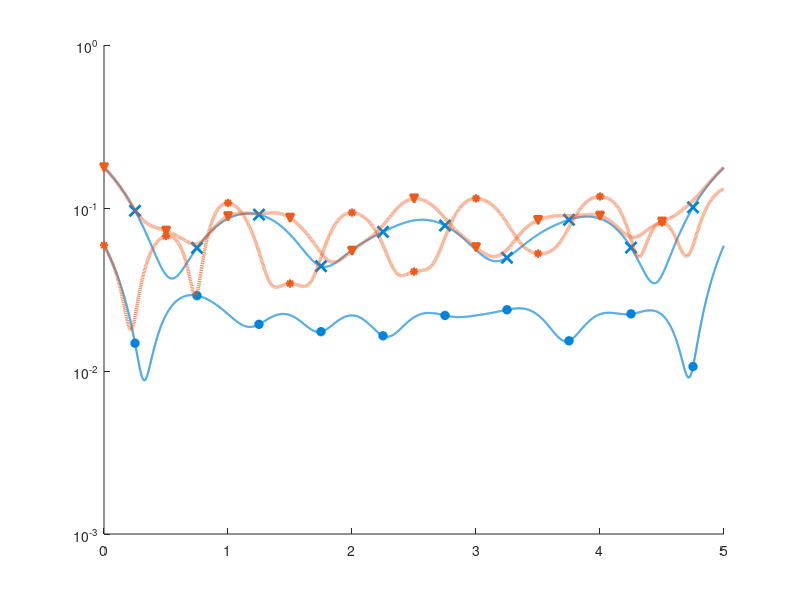

Source code (MATLAB): (Note: this script raises an error after producing the figure.)
% Code to post process the error plots of the Boundary error 
% Written by: Prerna Patil 
% Date: 12th May 2021 

clc
clear 

% Boundary Errors 
load('Neumann_d8_r5.mat');
Tf =5; 

% Plot for r=5 
figure(5)
hold on
semilogy(dt*(1:nTimeStep-2),ErrBndry(1:nTimeStep-2),'-','color',RGB1,LW,1.5);
semilogy(dt*(500:1000:nTimeStep-2),ErrBndry(500:1000:nTimeStep-2),'x','color',RGB1,...
                                            'MarkerFaceColor',RGB1,'MarkerSize',8,LW,2.0);

hold on 
semilogy(dt*(1:nTimeStep-2),ErrBndryDO(1:nTimeStep-2),':','color',RGB2,LW,2.5);
semilogy(dt*(1:1000:nTimeStep-2),ErrBndryDO(1:1000:nTimeStep-2),'v','color',RGB2,'MarkerFaceColor',RGB2,LW,1.5);

clear
load('Neumann_d8_r7.mat');
Tf =5; 
figure(5)
hold on
semilogy(dt*(1:nTimeStep-2),ErrBndry(1:nTimeStep-2),'-','color',RGB1,LW,1.5);
semilogy(dt*(500:1000:nTimeStep-2),ErrBndry(500:1000:nTimeStep-2),'o','color',RGB1,'MarkerFaceColor',RGB1,LW,1.0);

hold on 
semilogy(dt*(1:nTimeStep-2),ErrBndryDO(1:nTimeStep-2),':','color',RGB2,LW,2.5);
semilogy(dt*(1:1000:nTimeStep-2),ErrBndryDO(1:1000:nTimeStep-2),'*','color',RGB2,'MarkerFaceColor',RGB2,'MarkerSize',6,...
                            LW,1.5);

clear
load('Neumann_d8_r9.mat');
Tf =5; 
figure(5)
hold on
semilogy(dt*(1:nTimeStep-2),ErrBndry(1:nTimeStep-2),'-','color',RGB1,LW,1.5);
semilogy(dt*(500:1000:nTimeStep-2),ErrBndry(500:1000:nTimeStep-2),'d','color',RGB1,'MarkerFaceColor',RGB1,LW,1.5);

hold on 
semilogy(dt*(1:nTimeStep-2),ErrBndryDO(1:nTimeStep-2),':','color',RGB2,LW,2.5);
semilogy(dt*(1:1000:nTimeStep-2),ErrBndryDO(1:1000:nTimeStep-2),'x','color',RGB2,'MarkerSize',8,...
                    'MarkerFaceColor',RGB2,LW,2.5);

xlabel('Time');
ylabel('$\mathcal{E}_b$');
set(gca,'FontName','Times New Roman','FontSize',18);
ylim([10^-12 10^1])
xlim([Ts Tf]);
box on 
set(gca,'Yscale','log');
ax= gca;
ax.XMinorGrid = 'on';
ax.YMinorGrid = 'off';
grid on 
h = zeros(6,1);
h(1) = semilogy(NaN,NaN,'-x','color',RGB1,'MarkerFaceColor',RGB1,'MarkerSize',8,LW,1.5);
h(2) = semilogy(NaN,NaN,':v','color',RGB2,'MarkerFaceColor',RGB2,'MarkerSize',6,LW,2.5);
h(3) = semilogy(NaN,NaN,'-o','color',RGB1,'MarkerFaceColor',RGB1,'MarkerSize',6, LW,1.5);
h(4) = semilogy(NaN,NaN,':*','color',RGB2,'MarkerFaceColor',RGB2,'MarkerSize',6,LW,2.5);
h(5) = semilogy(NaN,NaN,'-d','color',RGB1,'MarkerFaceColor',RGB1,'MarkerSize',6,LW,1.5);
h(6) = semilogy(NaN,NaN,':x','color',RGB2,'MarkerFaceColor',RGB2,'MarkerSize',8,LW,2.5);
legend(h,{'DBO r=5','DO    r=5','DBO r=7','DO    r=7','DBO r=9','DO    r=9'},'Location','southeast','NumColumns',3);
set(gca,'LooseInset', max(get(gca,'TightInset'), 0.02))
